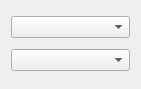
<?xml version="1.0" encoding="UTF-8"?>
<ui version="4.0">
 <class>ConfigurationEditor</class>
 <widget class="QWidget" name="ConfigurationEditor">
  <property name="geometry">
   <rect>
    <x>0</x>
    <y>0</y>
    <width>141</width>
    <height>89</height>
   </rect>
  </property>
  <property name="windowTitle">
   <string>Form</string>
  </property>
  <layout class="QVBoxLayout" name="verticalLayout">
   <item>
    <widget class="QComboBox" name="cbClass"/>
   </item>
   <item>
    <widget class="QComboBox" name="cbCode"/>
   </item>
  </layout>
 </widget>
 <resources/>
 <connections/>
</ui>
